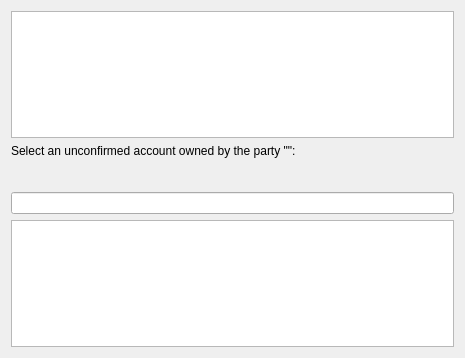
<?xml version="1.0" encoding="UTF-8"?>
<ui version="4.0">
 <class>PageSmart_PartyAcct</class>
 <widget class="QWizardPage" name="PageSmart_PartyAcct">
  <property name="geometry">
   <rect>
    <x>0</x>
    <y>0</y>
    <width>465</width>
    <height>358</height>
   </rect>
  </property>
  <property name="windowTitle">
   <string>WizardPage</string>
  </property>
  <layout class="QVBoxLayout" name="verticalLayout_2">
   <item>
    <widget class="QPlainTextEdit" name="plainTextEdit"/>
   </item>
   <item>
    <layout class="QVBoxLayout" name="verticalLayout">
     <item>
      <widget class="QLabel" name="label">
       <property name="text">
        <string>Select an unconfirmed account owned by the party &quot;&quot;:</string>
       </property>
      </widget>
     </item>
     <item>
      <widget class="QPushButton" name="pushButtonSelect">
       <property name="minimumSize">
        <size>
         <width>250</width>
         <height>0</height>
        </size>
       </property>
       <property name="text">
        <string/>
       </property>
       <property name="flat">
        <bool>true</bool>
       </property>
      </widget>
     </item>
    </layout>
   </item>
   <item>
    <widget class="QLineEdit" name="lineEditPartyName"/>
   </item>
   <item>
    <widget class="QPlainTextEdit" name="plainTextEditTemplate"/>
   </item>
  </layout>
 </widget>
 <resources/>
 <connections/>
</ui>
